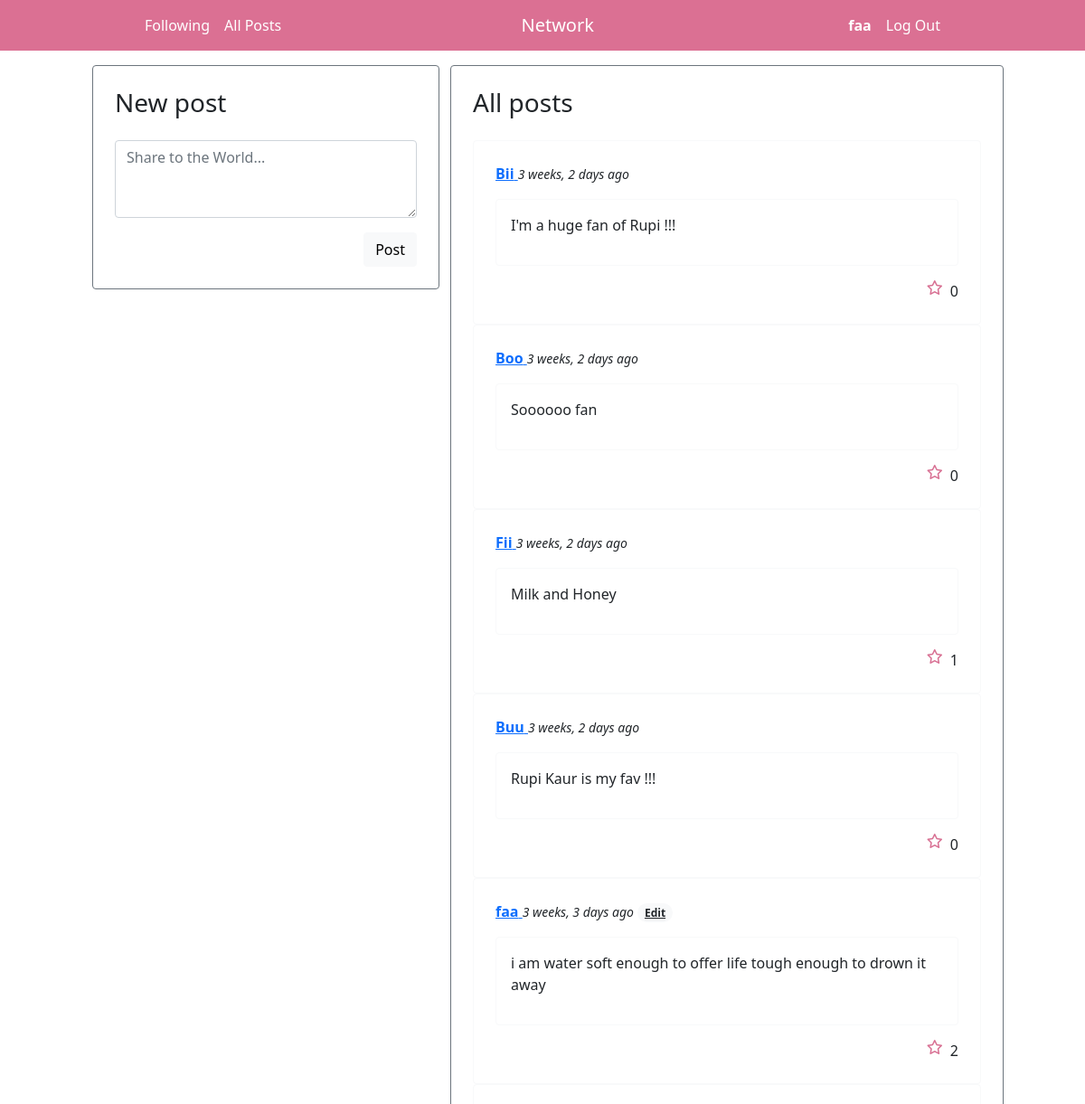
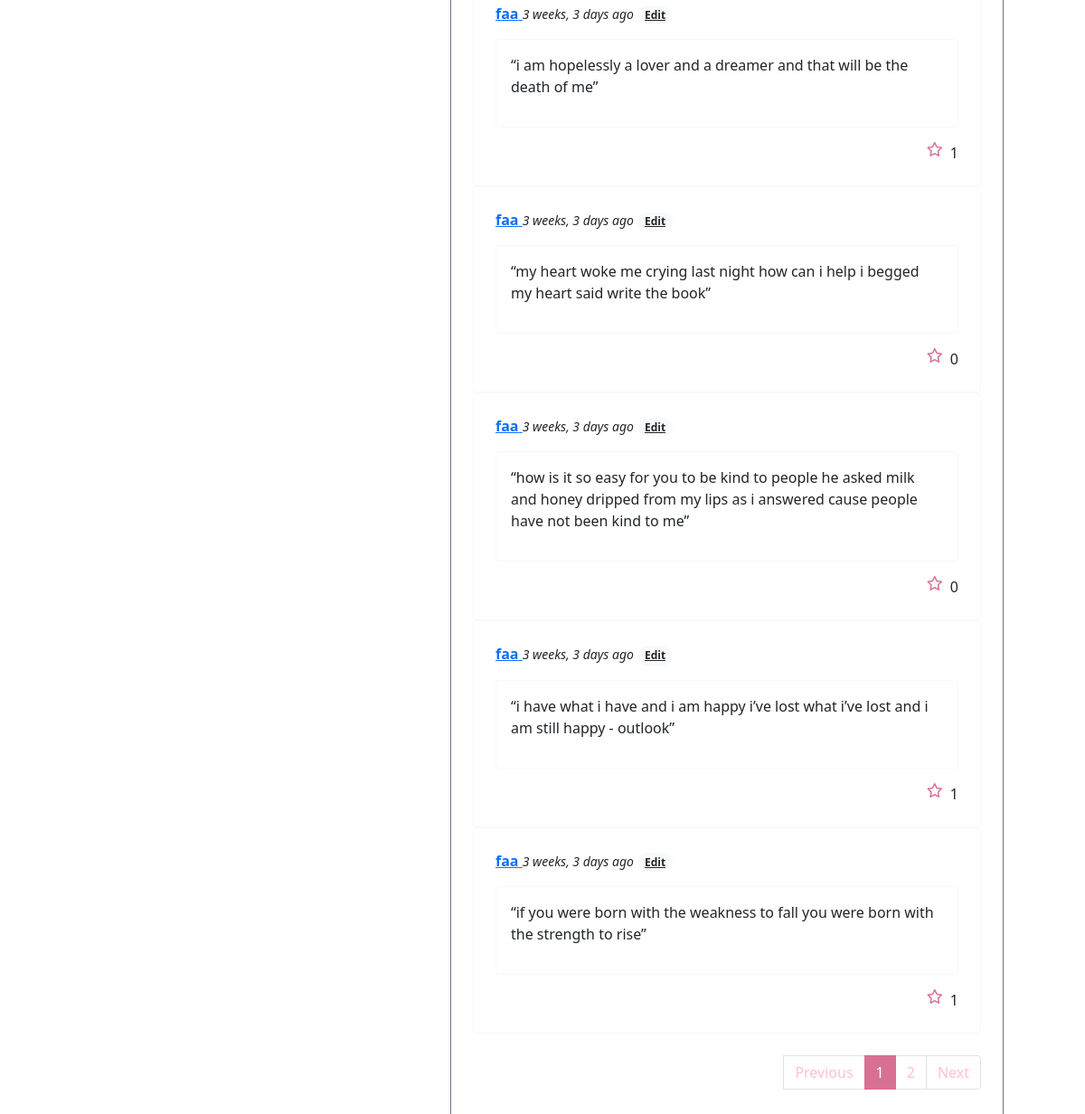
/ (signed in), run on the app's committed database (2 pictures, top to bottom).
### network/models.py (models this page shows, shortened)
class User(AbstractUser):
    following = models.ManyToManyField("self", blank=True, related_name='followers', symmetrical=False)

class Post(models.Model):
    author = models.ForeignKey(User, on_delete=models.CASCADE, related_name="posts")
    content = models.CharField(max_length=10000)
    created_at = models.DateTimeField(auto_now_add=True)
    liked_by = models.ManyToManyField(User, blank=True, related_name="likes")
    def likes(self):
        return self.liked_by.all().count()
    class Meta:
        ordering = ['-created_at']

### network/views.py (the view)
# urls.py: path("", views.index, name="index"),
def index(request):
    posts = Post.objects.all()
    paginator = Paginator(posts, 10)
    page_number = request.GET.get('page', 1)
    page = paginator.get_page(page_number)
    return render(request, "network/index.html", {
        "form": NewPostForm(),
        "page": page,
        "previous_url": previous_url(page),
        "next_url": next_url(page),
    })

### network/forms.py
class NewPostForm(forms.ModelForm):
    class Meta:
        model = Post
        fields = ['content']
        labels = {
            'content': ''
        }
        widgets = {
            'content': forms.Textarea(attrs={'rows':3, 'maxlength': 1000, 'class': 'form-control', 'placeholder': 'Share to the World...'})
        }

### network/models.py (called while the page is built)
def previous_url(page):
    if page.has_previous():
        previous_url = f'?page={page.previous_page_number()}'
    else:
        previous_url = ''
    return previous_url

def next_url(page):
    if page.has_next():
        next_url = f'?page={page.next_page_number()}'
    else:
        next_url = ''
    return next_url

### network/templates/network/index.html (shortened to what this page needs)
{% extends "network/layout.html" %}
{% block body %}
    <div class="row justify-content-center">
        {% if user.is_authenticated %}
        <div class="col-4">
            <div class="border border-secondary p-4 rounded mt-3">
                <h3 class="pb-3">New post</h3>
                <form action="{% url 'newpost' %}" method="POST">
                    {{ form }}
                    <div class="d-grid gap-2 d-md-flex justify-content-md-end">
                        <button type="submit" class="btn btn-light mt-3">Post</button>
                    </div>
                </form>
            </div>
        </div>
        {% endif %}
        <div class="col-6 border border-secondary p-4 rounded mt-3">
            <h3 class="pb-3">All posts</h3>
            {% include "network/blockpost.html" %}
        </div>
    </div>
{% endblock %}

### network/templates/network/layout.html (shortened to what this page needs)
{% load static %}
<!DOCTYPE html>
<html lang="en">
    <head>
        <link href="https://cdn.jsdelivr.net/npm/bootstrap@5.1.3/dist/css/bootstrap.min.css" rel="stylesheet">
        <link href="{% static 'network/styles.css' %}" rel="stylesheet">
    </head>
    <body style="background: white;">
        <nav class="navbar navbar-expand-lg navbar-dark" style="background-color: #DB7093; padding-left: 140px; padding-right: 140px;">
            <div class="container-fluid">
                <div class="collapse navbar-collapse" id="navbarTogglerDemo02">
                    {% if user.is_authenticated %}
                    <ul class="navbar-nav mr-auto">
                        <li class="nav-item">
                            <a style="color: #FFFFFF;" class="nav-link" href="{% url 'following' %}">Following</a>
                        </li>
                    </ul>
                    {% endif %}
                    <ul class="navbar-nav mr-auto">
                        <li class="nav-item">
                            <a style="color: #FFFFFF;" class="nav-link" href="{% url 'index' %}">All Posts</a>
                        </li>
                    </ul>
                    <ul class="navbar-nav mx-auto">
                        <li class="nav-item">
                            <a style="color: #FFFFFF;" class="navbar-brand" href="{% url 'index' %}">Network</a>
                        </li>
                    </ul>
                    {% if user.is_authenticated %}
                    <ul class="navbar-nav ml-auto">
                        <li class="nav-item">
                            <a style="color: #FFFFFF;" class="nav-link" href="{% url 'profile' user.id %}"><strong>{{ user.username }}</strong></a>
                        </li>
                        <li class="nav-item">
                            <a style="color: #FFFFFF;" class="nav-link" href="{% url 'logout' %}">Log Out</a>
                        </li>
                    </ul>
                    {% endif %}
                </div>
            </div>
        </nav>
        <div class="body">
            {% block body %}
            {% endblock %}
        </div>
    </body>
</html>

### network/templates/network/blockpost.html (shortened to what this page needs)
{% load humanize %}
{% load static %}
        {% for post in page.object_list %}
        <div class="border border-light p-4 rounded">
            <div id="post_headline_{{ post.id }}">
                <a href="{% url 'profile' post.author.id %}">
                    <strong>{{ post.author }}</strong>
                </a>
                <em><small>{{ post.created_at|naturaltime }}</small></em>
                {% if user.is_authenticated and user == post.author %}
                <a class="badge rounded-pill bg-light text-dark" href="javascript:void(0)" data-id="{{ post.id }}" id="edit_{{ post.id }}">Edit</a>
                {% endif %}
            </div>
            <div id="post_contentgroup_{{ post.id }}" class="border border-light p-3 rounded mt-3">
                <p id="post_content_{{ post.id }}">{{ post.content }}</p>
            </div>
            <div id="post_likes_{{ post.id }}" class="d-grid gap-2 d-md-flex justify-content-md-end mt-3">
                {% if user.is_authenticated %}
                <i id="post_likeicon_{{ post.id }}" data-id="{{ post.id }}" class="likeicon {% if user in post.liked_by.all %}fa-solid{% else %}fa-regular{% endif %} fa-star"></i>
                {% else %}
                <i class="likeicon {% if post.likes != 0 %}fa-solid{% else %}fa-regular{% endif %} fa-star"></i>
                {% endif %}
                <span id="post_likecount_{{ post.id }}">{{ post.likes }}</span>
            </div>
        </div>
        {% empty %}
        <div class="row justify-content-center mt-5">
            No post
        </div>
        {% endfor %}
        {% if page.object_list %}
        <nav aria-label="...">
            <ul class="pagination justify-content-end mt-4">
                <li class="page item {% if not page.has_previous %} disabled {% endif %}" >
                    <a class="page-link pagination" href="{{ previous_url }}" tabindex="-1" aria-disabled="true">Previous</a>
                </li>
                {% for n in page.paginator.page_range %}
                    {% if n == page.number %}
                    <li aria-current="page" class="page-item active">
                        <span class="page-link" style="border-color: #d87093; background-color: #d87093;">
                        {{ n }}
                        </span>
                    </li>
                    {% elif n < page.number|add:3 and n > page.number|add:-3 %}
                    <li class="page-item">
                        <a class="page-link pagination" href="{{GET_params.urlencode}}?page={{ n }}">{{ n }}</a>
                    </li>
                    {% endif %}
                {% endfor %}
                <li class="page-item {% if not page.has_next %} disabled {% endif %}">
                    <a class="page-link pagination" href="{{ next_url }}">Next</a>
                </li>
            </ul>
        </nav>
        {% endif %}

### network/static/network/styles.css (style rules this page uses)
.likeicon { color: #d87093; }
.pagination { color: pink; }

### data on the page
User: username "faa"
Post: author "Bii", created_at "3 weeks, 2 days ago", content "I'm a huge fan of Rupi !!!", likes "0"
Post: author "Boo", created_at "3 weeks, 2 days ago", content "Soooooo fan", likes "0"
Post: author "Fii", created_at "3 weeks, 2 days ago", content "Milk and Honey", likes "1"
Post: author "Buu", created_at "3 weeks, 2 days ago", content "Rupi Kaur is my fav !!!", likes "0"
Post: author "faa", created_at "3 weeks, 3 days ago", content "i am water soft enough to offer life tough enough to drown it away", likes "2"
Post: author "faa", created_at "3 weeks, 3 days ago", content "“i am hopelessly a lover and a dreamer and that will be the death of me”", likes "1"
Post: author "faa", created_at "3 weeks, 3 days ago", content "“my heart woke me crying last night how can i help i begged my heart said write the book”", likes "0"
Post: author "faa", created_at "3 weeks, 3 days ago", content "“how is it so easy for you to be kind to people he asked milk and honey dripped from my lips as i answered cause people have not been kind to me”", likes "0"
Post: author "faa", created_at "3 weeks, 3 days ago", content "“i have what i have and i am happy i’ve lost what i’ve lost and i am still happy - outlook”", likes "1"
Post: author "faa", created_at "3 weeks, 3 days ago", content "“if you were born with the weakness to fall you were born with the strength to rise”", likes "1"

### other printed values
{{ n }} "1"
{{ n }} "2"
